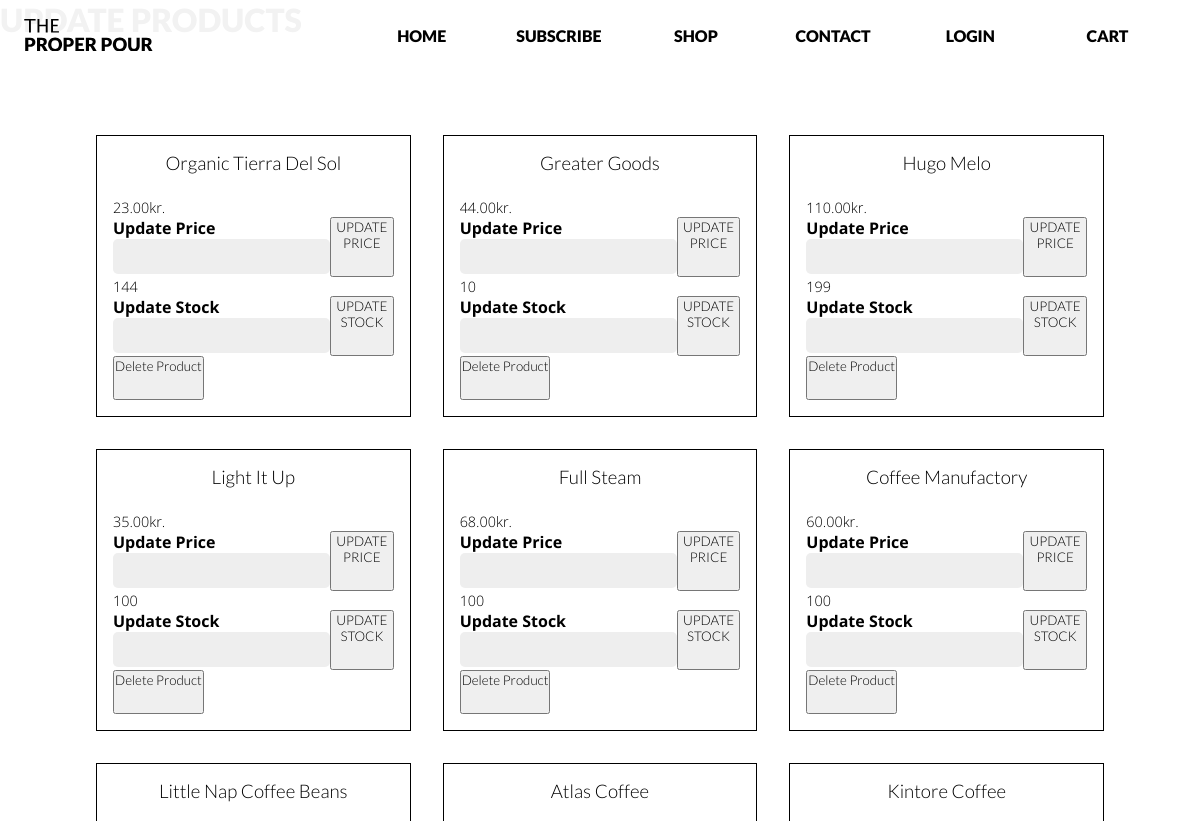
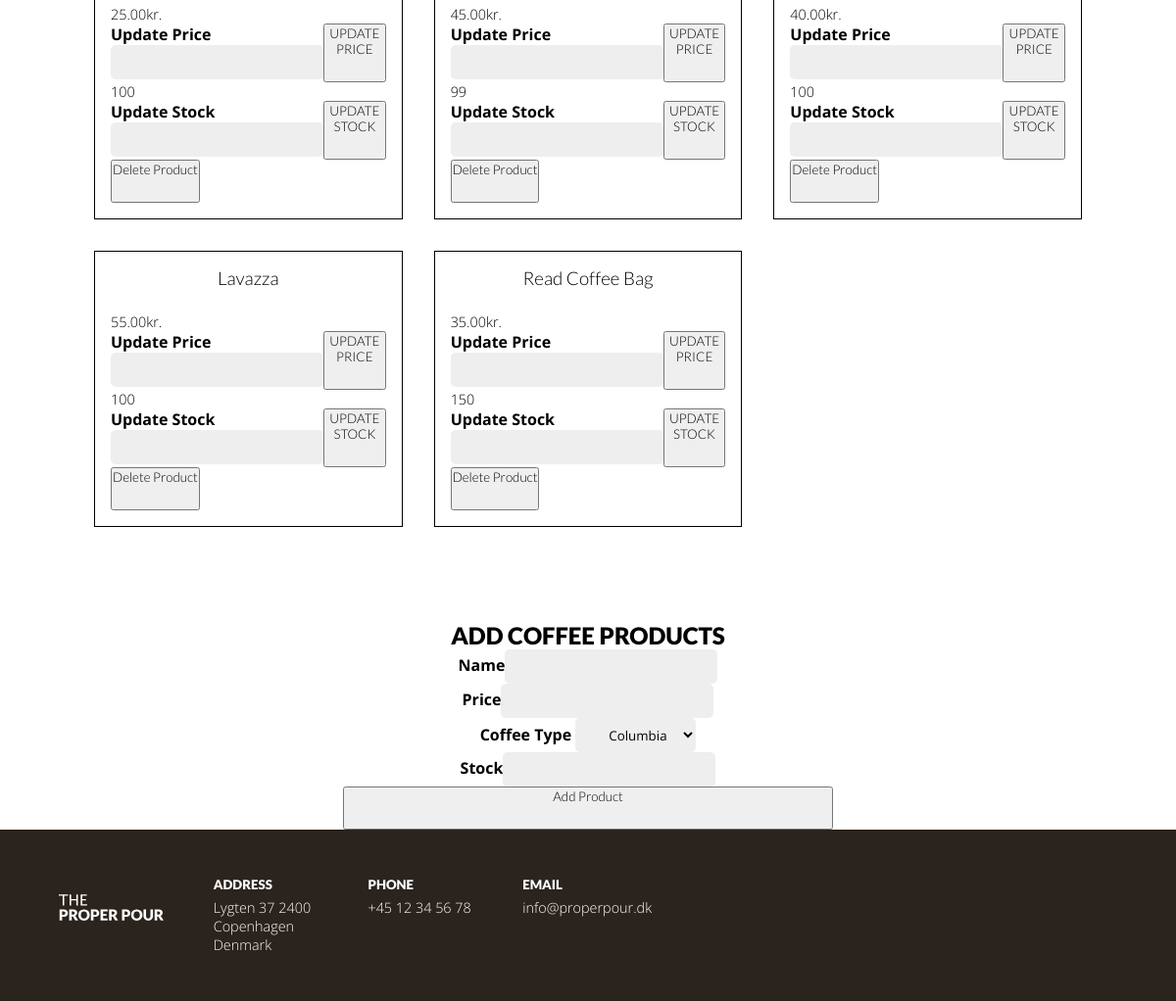
The app's page /admin.php with its own data (2 pictures, top to bottom).
### tables this page shows
CREATE TABLE `tproduct` (
  `nProductID` int(10) UNSIGNED NOT NULL,
  `cName` varchar(50) NOT NULL,
  `nCoffeeTypeID` mediumint(8) UNSIGNED NOT NULL,
  `nPrice` decimal(5,2) NOT NULL DEFAULT 0.00,
  `nStock` int(11) NOT NULL DEFAULT 0,
  `bActive` tinyint(1) NOT NULL DEFAULT 1
);

### admin.php (the view, shortened to what this page needs)
<?php
require_once(__DIR__.'/components/header.php');
require_once(__DIR__.'/connection.php');
?>
<main>
<h1>Update Products</h1>
<div class="adminProducts">
<?php
    $sql = "SELECT * FROM tProduct";
    $statement = $connection->prepare($sql);
    if($statement->execute()){
        $products = $statement->fetchAll(PDO::FETCH_ASSOC);
    foreach($products as $row){
        if($row['bActive']==1){
            echo '
            <div class="adminProduct" id="product-'.$row['nProductID'].' ">
            <h3 class="adminProductName">'.$row['cName'].' </h3>
            <p class="adminPropertyPrice">'.$row['nPrice'].'kr.</p>
            <form method="post" id="frmUpdatePrice">
    <label for="">Update Price<input type="text" name="updatePrice"></label>
    <button type="submit" class="btnUpdatePrice">UPDATE PRICE</button>
</form>
            <p class="propertyStock">'.$row['nStock'].'</p>
            <form method="post" id="frmUpdateStock">
    <label for="">Update Stock<input type="text" name="updateStock"></label>
    <button type="submit" class="btnUpdateStock">UPDATE STOCK</button>
</form>
<button class="btnDeleteProduct">Delete Product</button>
            </div>
            ';
        }
    }
}
?>
</div>
<div>
<h2>Add Coffee products</h2>
<form method="POST" id="frmAddProduct">
    <label for="">Name<input type="text" name="newName"></label>
    <label for="">Price<input type="text" name="newPrice"></label>
    <label for="">Coffee Type
        <select name="newCoffeetype" id="">
            <option value="1">Columbia</option>
        </select>
    </label>
    <label for="">Stock<input type="text" name="newStock"></label>
        <button class="btnAddProduct">Add Product</button>
        </form>
</div>
</main>
<?php
require_once(__DIR__.'/components/footer.php');

### style.css (style rules this page uses)
* { box-sizing: border-box; padding: 0; margin: 0; }
html { scroll-behavior: smooth; }
svg { width: 100%; height: 100%; }
h1, h2, h5, a, .step-no .no, .frontpage h2, #formSearch label, .product h3, .filter h3, .testResults h3 { font-family: "Lato", sans-serif; font-weight: 900; text-transform: uppercase; text-align: center; }
h1 { text-align: inherit; }
h3, h5, .step-no .no, .frontpage h3 { padding-bottom: 2vw; }
h3, h4, button, .checkmark { font-family: "Lato", sans-serif; font-weight: 300; color: #000; text-align: center; padding-bottom: 2vw; }
p { font-size: calc(0.8em + 10%); }
body { font-family: "Open sans", sans-serif; font-weight: 300; color: black; max-width: 100vw; }
option, select { font-family: "Open sans", sans-serif; }
footer svg { fill: #fff; width: 80%; height: 80%; }
#frmAddProduct, #frmUpdateStock, #frmUpdatePrice { display: grid; margin: auto; }
#frmUpdateStock, #frmUpdatePrice { grid-template-columns: 1fr 1fr; }
#frmAddProduct { grid-template-columns: 1fr; text-align: center; width: 500px; margin: auto; }
.adminProducts { margin: 5em; display: grid; grid-template-columns: 1fr 1fr 1fr; }
.adminProduct { margin: 1em; border: 1px solid black; padding: 1em; }
label { font-weight: bold; }
input[type="text"], input[type="email"], input[type="password"], select { border: 0; border-radius: 5px; height: 35px; padding: 10px 10px 10px 30px; background: #eee; }
input[type="text"]:valid, input[type="email"]:valid, input[type="password"]:valid { background-size: 20px; background-repeat: no-repeat; background-position: 5px 6px; }

### records on screen
tproduct: cName "Organic Tierra Del Sol", nPrice "23.00", nStock "144"
tproduct: cName "Greater Goods", nPrice "44.00", nStock "10"
tproduct: cName "Hugo Melo", nPrice "110.00", nStock "199"
tproduct: cName "Light It Up", nPrice "35.00", nStock "100"
tproduct: cName "Full Steam", nPrice "68.00", nStock "100"
tproduct: cName "Coffee Manufactory", nPrice "60.00", nStock "100"
tproduct: cName "Little Nap Coffee Beans", nPrice "25.00", nStock "100"
tproduct: cName "Atlas Coffee", nPrice "45.00", nStock "99"
tproduct: cName "Kintore Coffee", nPrice "40.00", nStock "100"
tproduct: cName "Lavazza", nPrice "55.00", nStock "100"
tproduct: cName "Read Coffee Bag", nPrice "35.00", nStock "150"

### other values on screen
$menuPath "LOGIN"
